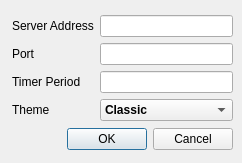
<?xml version="1.0" encoding="UTF-8"?>
<ui version="4.0">
 <class>DialogSettings</class>
 <widget class="QDialog" name="DialogSettings">
  <property name="geometry">
   <rect>
    <x>0</x>
    <y>0</y>
    <width>242</width>
    <height>163</height>
   </rect>
  </property>
  <property name="windowTitle">
   <string>Dialog</string>
  </property>
  <property name="styleSheet">
   <string notr="true"/>
  </property>
  <widget class="QWidget" name="">
   <property name="geometry">
    <rect>
     <x>12</x>
     <y>14</y>
     <width>221</width>
     <height>137</height>
    </rect>
   </property>
   <layout class="QGridLayout" name="gridLayout_2">
    <item row="0" column="0">
     <layout class="QGridLayout" name="gridLayout">
      <item row="0" column="0">
       <widget class="QLabel" name="label">
        <property name="styleSheet">
         <string notr="true"/>
        </property>
        <property name="text">
         <string>Server Address</string>
        </property>
       </widget>
      </item>
      <item row="0" column="1">
       <widget class="QLineEdit" name="ipAddressEdit">
        <property name="styleSheet">
         <string notr="true"/>
        </property>
       </widget>
      </item>
      <item row="1" column="0">
       <widget class="QLabel" name="label_2">
        <property name="styleSheet">
         <string notr="true"/>
        </property>
        <property name="text">
         <string>Port</string>
        </property>
       </widget>
      </item>
      <item row="1" column="1">
       <widget class="QLineEdit" name="portEdit">
        <property name="styleSheet">
         <string notr="true"/>
        </property>
       </widget>
      </item>
      <item row="2" column="0">
       <widget class="QLabel" name="label_4">
        <property name="styleSheet">
         <string notr="true"/>
        </property>
        <property name="text">
         <string>Timer Period</string>
        </property>
       </widget>
      </item>
      <item row="2" column="1">
       <widget class="QLineEdit" name="timerPeriodEdit">
        <property name="styleSheet">
         <string notr="true"/>
        </property>
        <property name="text">
         <string/>
        </property>
       </widget>
      </item>
      <item row="3" column="0">
       <widget class="QLabel" name="label_3">
        <property name="styleSheet">
         <string notr="true"/>
        </property>
        <property name="text">
         <string>Theme</string>
        </property>
       </widget>
      </item>
      <item row="3" column="1">
       <widget class="QComboBox" name="themeCombo">
        <property name="font">
         <font>
          <weight>75</weight>
          <bold>true</bold>
         </font>
        </property>
        <property name="styleSheet">
         <string notr="true"/>
        </property>
        <item>
         <property name="text">
          <string>Classic</string>
         </property>
        </item>
        <item>
         <property name="text">
          <string>Dark</string>
         </property>
        </item>
       </widget>
      </item>
     </layout>
    </item>
    <item row="1" column="0">
     <widget class="QDialogButtonBox" name="buttonBox">
      <property name="styleSheet">
       <string notr="true"/>
      </property>
      <property name="orientation">
       <enum>Qt::Horizontal</enum>
      </property>
      <property name="standardButtons">
       <set>QDialogButtonBox::Cancel|QDialogButtonBox::Ok</set>
      </property>
     </widget>
    </item>
   </layout>
  </widget>
 </widget>
 <resources/>
 <connections>
  <connection>
   <sender>buttonBox</sender>
   <signal>accepted()</signal>
   <receiver>DialogSettings</receiver>
   <slot>accept()</slot>
   <hints>
    <hint type="sourcelabel">
     <x>248</x>
     <y>254</y>
    </hint>
    <hint type="destinationlabel">
     <x>157</x>
     <y>274</y>
    </hint>
   </hints>
  </connection>
  <connection>
   <sender>buttonBox</sender>
   <signal>rejected()</signal>
   <receiver>DialogSettings</receiver>
   <slot>reject()</slot>
   <hints>
    <hint type="sourcelabel">
     <x>316</x>
     <y>260</y>
    </hint>
    <hint type="destinationlabel">
     <x>286</x>
     <y>274</y>
    </hint>
   </hints>
  </connection>
 </connections>
</ui>
